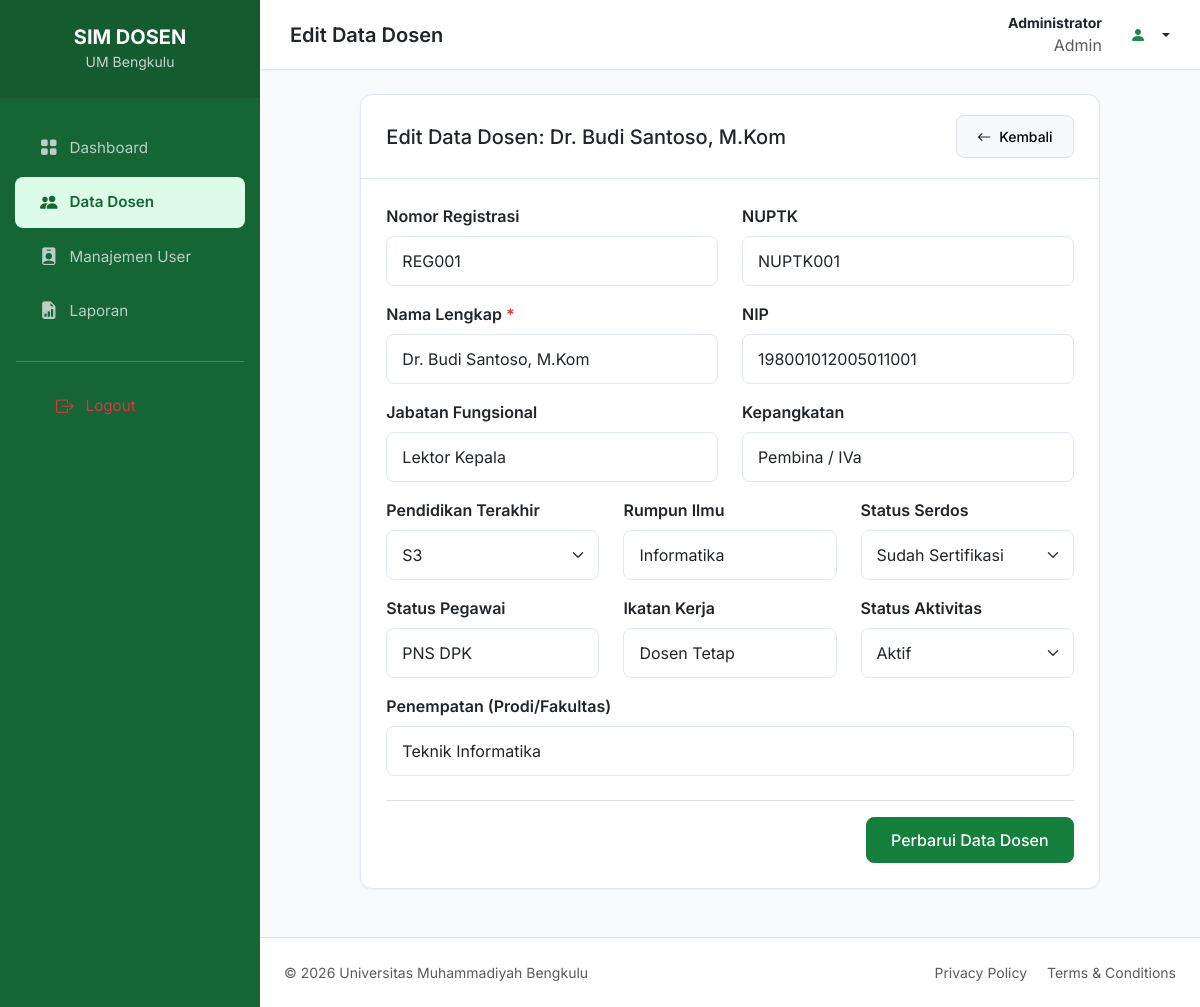
/dosen_edit.php?id=1 (signed in), run on the app's committed database.
### tables this page shows
CREATE TABLE dosen (
    id INT AUTO_INCREMENT PRIMARY KEY,
    nomor_registrasi VARCHAR(50),
    nuptk VARCHAR(50),
    nama VARCHAR(150) NOT NULL,
    nip VARCHAR(50),
    jabatan_fungsional VARCHAR(100),
    kepangkatan VARCHAR(100),
    pendidikan_terakhir VARCHAR(50),
    rumpun_ilmu VARCHAR(100),
    status_serdos VARCHAR(50),
    status_pegawai VARCHAR(50),
    ikatan_kerja VARCHAR(50),
    status_aktivitas VARCHAR(50),
    penempatan VARCHAR(100),
    created_at TIMESTAMP DEFAULT CURRENT_TIMESTAMP,
    updated_at TIMESTAMP DEFAULT CURRENT_TIMESTAMP ON UPDATE CURRENT_TIMESTAMP
);

### dosen_edit.php (the view, shortened to what this page needs)
<?php
require_once 'config/db.php';
require_once 'includes/header.php';
$id = isset($_GET['id']) ? $_GET['id'] : die('ID tidak ditemukan');
$stmt = $pdo->prepare("SELECT * FROM dosen WHERE id = ?");
$stmt->execute([$id]);
$d = $stmt->fetch();
?>
<div class="row justify-content-center">
    <div class="col-lg-10">
        <div class="card">
            <div class="card-header d-flex justify-content-between align-items-center">
                <h5 class="mb-0">Edit Data Dosen: <?php echo $d['nama']; ?></h5>
                <a href="dosen_list.php" class="btn btn-sm btn-light border"><i class="bi bi-arrow-left me-2"></i>Kembali</a>
            </div>
            <div class="card-body">
                <form method="POST">
                    <div class="row">
                        <div class="col-md-6 mb-3">
                            <label class="form-label fw-semibold">Nomor Registrasi</label>
                            <input type="text" name="nomor_registrasi" class="form-control" value="<?php echo htmlspecialchars($d['nomor_registrasi']); ?>">
                        </div>
                        <div class="col-md-6 mb-3">
                            <label class="form-label fw-semibold">NUPTK</label>
                            <input type="text" name="nuptk" class="form-control" value="<?php echo htmlspecialchars($d['nuptk']); ?>">
                        </div>
                        <div class="col-md-6 mb-3">
                            <label class="form-label fw-semibold">Nama Lengkap <span class="text-danger">*</span></label>
                            <input type="text" name="nama" class="form-control" value="<?php echo htmlspecialchars($d['nama']); ?>" required>
                        </div>
                        <div class="col-md-6 mb-3">
                            <label class="form-label fw-semibold">NIP</label>
                            <input type="text" name="nip" class="form-control" value="<?php echo htmlspecialchars($d['nip']); ?>">
                        </div>
                        <div class="col-md-6 mb-3">
                            <label class="form-label fw-semibold">Jabatan Fungsional</label>
                            <input type="text" name="jabatan_fungsional" class="form-control" value="<?php echo htmlspecialchars($d['jabatan_fungsional']); ?>">
                        </div>
                        <div class="col-md-6 mb-3">
                            <label class="form-label fw-semibold">Kepangkatan</label>
                            <input type="text" name="kepangkatan" class="form-control" value="<?php echo htmlspecialchars($d['kepangkatan']); ?>">
                        </div>
                        <div class="col-md-4 mb-3">
                            <label class="form-label fw-semibold">Pendidikan Terakhir</label>
                            <select name="pendidikan_terakhir" class="form-select">
                                <option value="S3" <?php echo $d['pendidikan_terakhir'] == 'S3' ? 'selected' : ''; ?>>S3</option>
                            </select>
                        </div>
                        <div class="col-md-4 mb-3">
                            <label class="form-label fw-semibold">Rumpun Ilmu</label>
                            <input type="text" name="rumpun_ilmu" class="form-control" value="<?php echo htmlspecialchars($d['rumpun_ilmu']); ?>">
                        </div>
                        <div class="col-md-4 mb-3">
                            <label class="form-label fw-semibold">Status Serdos</label>
                            <select name="status_serdos" class="form-select">
                                <option value="Sudah Sertifikasi" <?php echo $d['status_serdos'] == 'Sudah Sertifikasi' ? 'selected' : ''; ?>>Sudah Sertifikasi</option>
                            </select>
                        </div>
                        <div class="col-md-4 mb-3">
                            <label class="form-label fw-semibold">Status Pegawai</label>
                            <input type="text" name="status_pegawai" class="form-control" value="<?php echo htmlspecialchars($d['status_pegawai']); ?>">
                        </div>
                        <div class="col-md-4 mb-3">
                            <label class="form-label fw-semibold">Ikatan Kerja</label>
                            <input type="text" name="ikatan_kerja" class="form-control" value="<?php echo htmlspecialchars($d['ikatan_kerja']); ?>">
                        </div>
                        <div class="col-md-4 mb-3">
                            <label class="form-label fw-semibold">Status Aktivitas</label>
                            <select name="status_aktivitas" class="form-select">
                                <option value="Aktif" <?php echo $d['status_aktivitas'] == 'Aktif' ? 'selected' : ''; ?>>Aktif</option>
                            </select>
                        </div>
                        <div class="col-md-12 mb-4">
                            <label class="form-label fw-semibold">Penempatan (Prodi/Fakultas)</label>
                            <input type="text" name="penempatan" class="form-control" value="<?php echo htmlspecialchars($d['penempatan']); ?>">
                        </div>
                    </div>
                    <div class="d-flex justify-content-end gap-2 pt-3 border-top">
                        <button type="submit" class="btn btn-primary px-4">Perbarui Data Dosen</button>
                    </div>
                </form>
            </div>
        </div>
    </div>
</div>
<?php require_once 'includes/footer.php'; ?>

### assets/css/style.css (style rules this page uses)
:root { --deep-green: #166534; --primary-green: #15803D; --soft-green: #DCFCE7; --bg-color: #F8FAFC; --card-bg: #FFFFFF; --text-primary: #1F2937; --text-secondary: #64748B; --border-color: #E2E8F0; --success: #16A34A; --warning: #F59E0B; --danger: #DC2626; --sidebar-width: 260px; --navbar-height: 70px; --border-radius: 12px; --shadow-sm: 0 1px 2px 0 rgb(0 0 0 / 0.05); --shadow-md: 0 4px 6px -1px rgb(0 0 0 / 0.1), 0 2px 4px -2px rgb(0 0 0 / 0.1); }
body { background-color: var(--bg-color); color: var(--text-primary); font-family: 'Inter', -apple-system, BlinkMacSystemFont, "Segoe UI", Roboto, Helvetica, Arial, sans-serif; overflow-x: hidden; }
.card { border: 1px solid var(--border-color); border-radius: var(--border-radius); box-shadow: var(--shadow-sm); transition: transform 0.2s, box-shadow 0.2s; margin-bottom: 24px; }
.card-header { background-color: transparent; border-bottom: 1px solid var(--border-color); padding: 20px 25px; font-weight: 600; }
.card-body { padding: 25px; }
.btn { padding: 10px 20px; font-weight: 500; border-radius: 8px; transition: all 0.2s; }
.btn-primary { background-color: var(--primary-green); border-color: var(--primary-green); }
.form-control, .form-select { padding: 12px 15px; border-radius: 8px; border: 1px solid var(--border-color); }

### data on the page
dosen: nama "Dr. Budi Santoso, M.Kom", nomor_registrasi "REG001", nuptk "NUPTK001", nip "198001012005011001", jabatan_fungsional "Lektor Kepala", kepangkatan "Pembina / IVa", pendidikan_terakhir "S3", rumpun_ilmu "Informatika", status_serdos "Sudah Sertifikasi", status_pegawai "PNS DPK", ikatan_kerja "Dosen Tetap", status_aktivitas "Aktif", penempatan "Teknik Informatika"

### other printed values
$_SESSION['nama_lengkap'] "Administrator"
$_SESSION['role'] "Admin"
